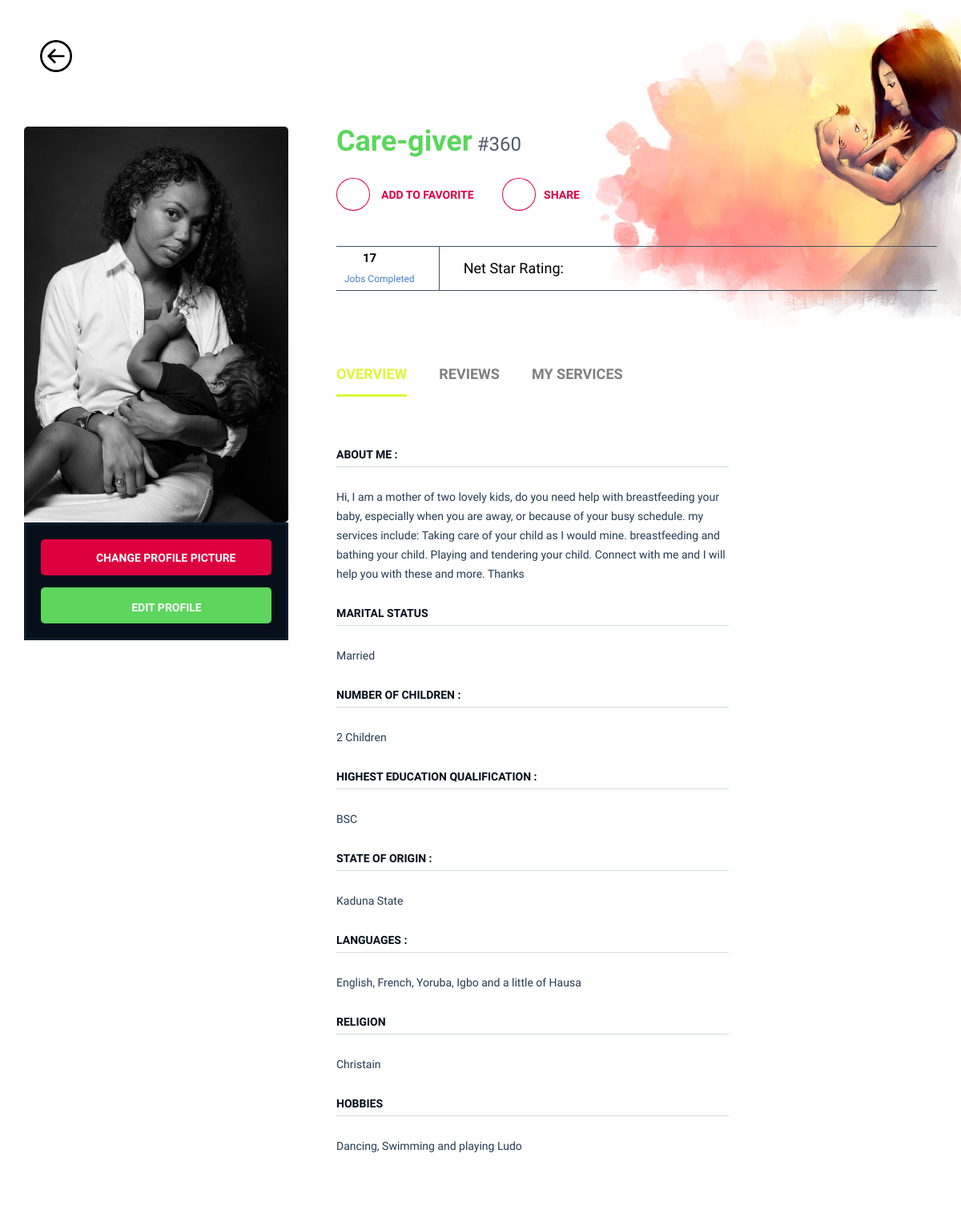
Page /account (signed in) on the committed database.
### nne/models.py (models this page shows)
class Workers(db.Model, UserMixin):
    id = db.Column(db.Integer, primary_key=True)
    worker_id = db.Column(db.String(255), nullable=False)
    name = db.Column(db.String(255), nullable=False)
    email = db.Column(db.String(255), unique=True, nullable=False)
    phone = db.Column(db.String(255), unique=True, nullable=False)
    role = db.Column(db.String(255), nullable=False)
    gender = db.Column(db.String(255), nullable=False)
    terms = db.Column(db.String(255), nullable=True)
    date_of_birth =db.Column(db.String(255), nullable=True)
    state_of_origin = db.Column(db.String(255), nullable=True)
    address = db.Column(db.String(255), nullable=True)
    about = db.Column(db.String(255), nullable=True)
    id_card = db.Column(db.String(255), nullable=True)
    marrital_status = db.Column(db.String(255), nullable=True)
    children = db.Column(db.String(255), nullable=True)
    education = db.Column(db.String(255), nullable=True)
    religion = db.Column(db.String(255), nullable=True)
    languages = db.Column(db.String(255), nullable=True)
    location = db.Column(db.String(255), nullable=True)
    hobbies = db.Column(db.String(255), nullable=True)
    number_of_jobs = db.Column(db.String(255), nullable=True)
    stars = db.Column(db.String(255), nullable=True)
    image = db.Column(db.String(255), nullable=True, default='default.jpg')
    completed_at = db.Column(db.DateTime(), default=datetime.utcnow)
    status = db.Column(db.String(255), nullable=True, default= 0)
    active = db.Column(db.Boolean())
    confirmed_at = db.Column(db.DateTime())

### nne/routes.py (the view)
@app.route('/account')
@login_required
def acco():
  workers = Workers.query.filter_by(email = current_user.email)
  image = url_for('static', filename='user_uploads/' + str(current_user.image))
  return render_template('/account.html', title='Account', image=image, workers = workers)

### nne/models.py (called while the page is built)
@login_manager.user_loader
def load_user(user_id):
  return User.query.filter_by(id=user_id).first()

### nne/templates/account.html (shortened to what this page needs)
<!DOCTYPE html>
<html lang="en" class="no-js">
<head>
	<link rel="stylesheet" href="../static/assets_two/css/plugins.css">
	<link rel="stylesheet" href="../static/assets_two/css/style.css">
</head>
<body>
<div style="margin:50px; width:400px; display:flex; position: fixed; z-index:900">
<a href="{{url_for('home') }}">
	<img src="../static/assets_two/images/new/back-button.png" alt="back-button"  style="width:40px; height:40px;">
</a>
</div>
    	<div class="buster-light">
<div class="hero sr-single-hero sr-single">
	<div class="container">
		<div class="row">
			<div class="col-md-12">
			</div>
		</div>
	</div>
</div>
<div class="page-single movie-single movie_single">
	<div class="container">
		<div class="row ipad-width2">
			<div class="col-md-4 col-sm-12 col-xs-12">
				<div class="movie-img sticky-sb" >
					<img src="{{image}}"  alt="" >
					<div class="movie-btn">
						<div class="btn-transform transform-vertical red">
							<div><a href="={{url_for('avartar')}}" class="item item-1 redbtn"> <i class="ion-play"></i> Change Profile Picture</a></div>
							<div><a href="{{url_for('avartar')}}" class="item item-2 redbtn fancybox-media hvr-grow"></a></div>
						</div>
						<div class="btn-transform transform-vertical">
							<div><a href="{{url_for('editpro')}}" class="item item-1 yellowbtn"> <i class="ion-card"></i> Edit Profile</a></div>
							<div><a href="{{url_for('editpro')}}" class="item item-2 yellowbtn"></a></div>
						</div>
					</div>
				</div>
			</div>
			<div class="col-md-8 col-sm-12 col-xs-12">
				<div class="movie-single-ct main-content">
										{% for worker in workers %}
					<h1 class="bd-hd" style="color:#5cd65c">{{worker.role}}<span> #{{ worker.worker_id}}</span></h1>
					<div class="social-btn">
						<a href="#" class="parent-btn"><i class="ion-heart"></i> Add to Favorite</a>
						<div class="hover-bnt">
							<a href="#" class="parent-btn"><i class="ion-android-share-alt"></i>share</a>
						</div>
					</div>
					{% endfor %}
					<div class="movie-rate">
						<div class="rate">
							<p><span style="color:#000000; margin-left: 23px; font-weight: bold"> 17</span><br>
								<span class="rv">Jobs Completed</span>
							</p>
						</div>
						<div class="rate-star">
							<p style="color:#000000">Net Star Rating:  </p>
							<i class="ion-ios-star"></i>
							<i class="ion-ios-star"></i>
							<i class="ion-ios-star"></i>
							<i class="ion-ios-star"></i>
							<i class="ion-ios-star"></i>
							<i class="ion-ios-star"></i>
							<i class="ion-ios-star"></i>
							<i class="ion-ios-star"></i>
							<i class="ion-ios-star-outline"></i>
						</div>
					</div>
					<div class="movie-tabs">
						<div class="tabs">
							<ul class="tab-links tabs-mv tabs-series">
								<li class="active"><a href="#overview">Overview</a></li>
								<li><a href="#reviews"> Reviews</a></li>
								<li><a href="#media">My Services</a></li>
							</ul>
						    <div class="tab-content">
						        <div id="overview" class="tab active">
						        {% for worker in workers %}
						            <div class="row">
						            	<div class="col-md-8 col-sm-12 col-xs-12">
						            	<div class="title-hd-sm">
												<h4>ABOUT ME :</h4>
											</div>
						            		<p>
						            		{{worker.about}}
						            		</p>
						            			<div class="title-hd-sm">
												<h4>Marital Status</h4>
											</div>
											<p>
													{{worker.marrital_status}}
												</p>
						            		<div class="title-hd-sm">
												<h4>Number of children :</h4>
											</div>
											<p>
													{{worker.children}}
												</p>
										   <div class="title-hd-sm">
												<h4>Highest Education Qualification :</h4>
											</div>
											<p>
													{{worker.education}}
												</p>
											<div class="title-hd-sm">
												<h4>State of Origin :</h4>
											</div>
											<p>
													{{worker.state_of_origin}} State
												</p>
										 	<div class="title-hd-sm">
												<h4>Languages :</h4>
											</div>
											<p>
													{{worker.languages}}
												</p>
						            		<div class="title-hd-sm">
												<h4>Religion</h4>
											</div>
											<p>
													{{worker.religion}}
												</p>
											<div class="title-hd-sm">
												<h4>Hobbies</h4>
											</div>
											<p>
													{{worker.hobbies}}
												</p>
						            	</div>
						            	<div class="col-md-4 col-xs-12 col-sm-12">
						            	</div>
						            </div>
						            	{% endfor %}
						        </div>
</body>
</html>

### rows in the picture
Workers: role "Care-giver", worker_id "360", about "Hi, I am a mother of two lovely kids, do you need help with breastfeeding your baby, especially when you are away, or because of your busy schedule. my services include: Taking care of your child as I would mine. breastfeeding and bathing your child. Playing and tendering your child. Connect with me and I will help you with these and more. Thanks", marrital_status "Married", children "2 Children", education "BSC", state_of_origin "Kaduna", languages "English, French, Yoruba, Igbo and a little of Hausa", religion "Christain", hobbies "Dancing, Swimming and playing Ludo"
